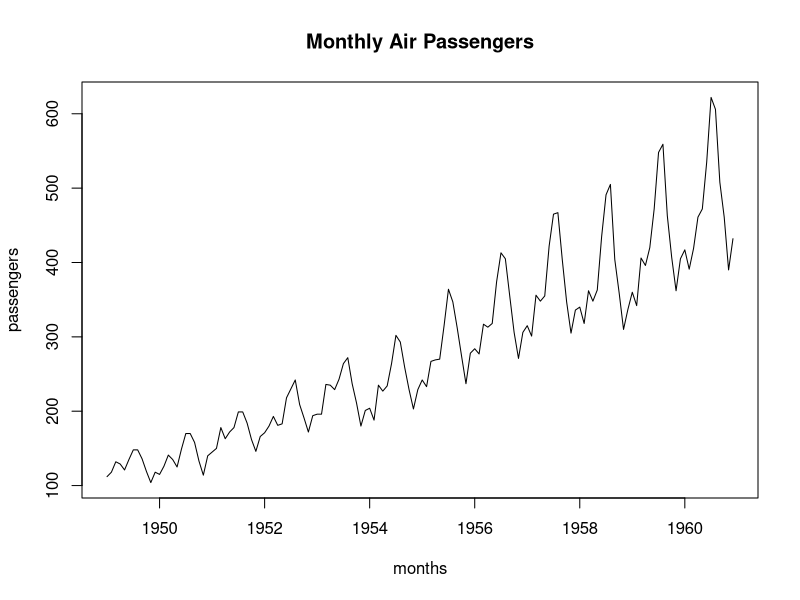
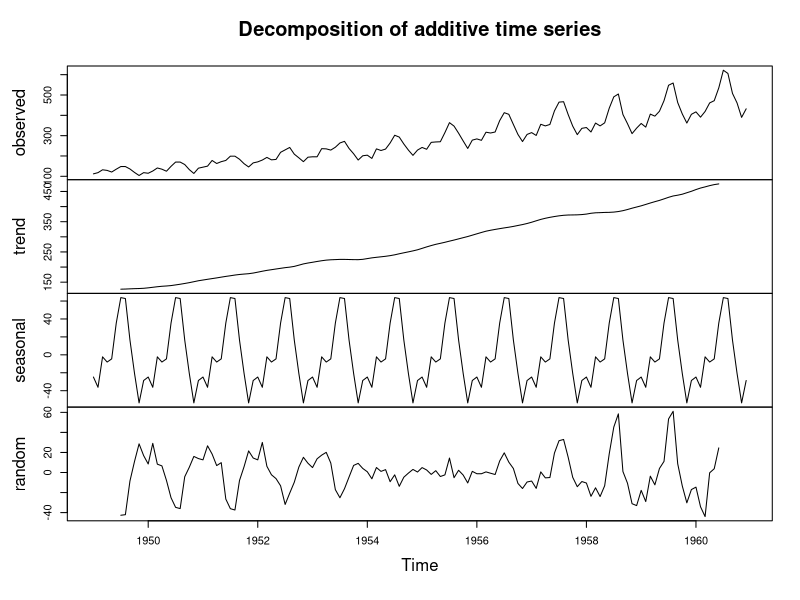
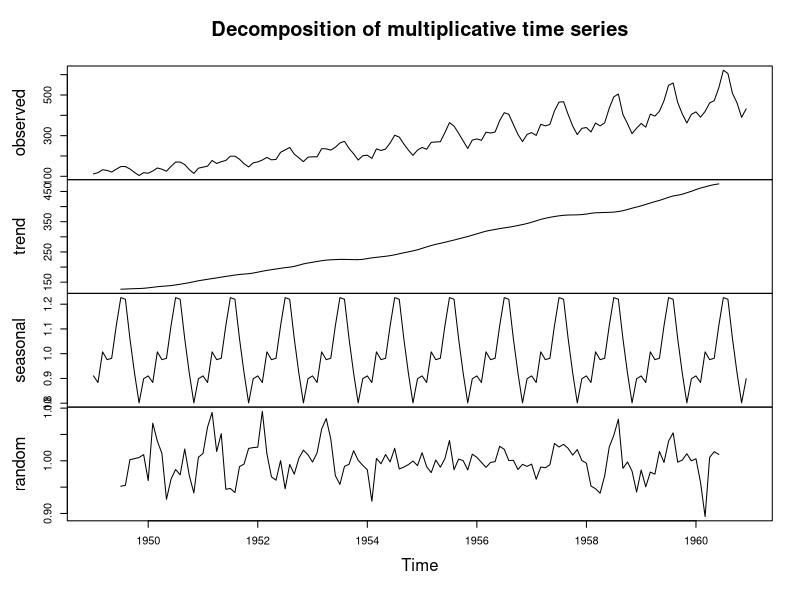

Write the R code that produced these figures, in order.
#auther : Nouf Yahya

#description : this is an analysis of air passengers data set that resides in R
#this analysis works with air passengers as it's a time series, features include 
# plotting the data, decomposing the data to it's original competent which are seasonal, 
#trend and observed 



AirPassengers
str(AirPassengers) #returns the object with the structure
class(AirPassengers) #returns only the object of the data
summary(AirPassengers)
frequency(AirPassengers) # 12 which means monthly
plot(AirPassengers, main="Monthly Air Passengers", 
     xlab="months", ylab="passengers")
decomp_add <- decompose(AirPassengers, type="additive")
decomp_mult <- decompose(AirPassengers, type="multiplicative")
# Plot Additive Decomposition
plot(decomp_add)
# Plot Multiplicative Decomposition
plot(decomp_mult)
